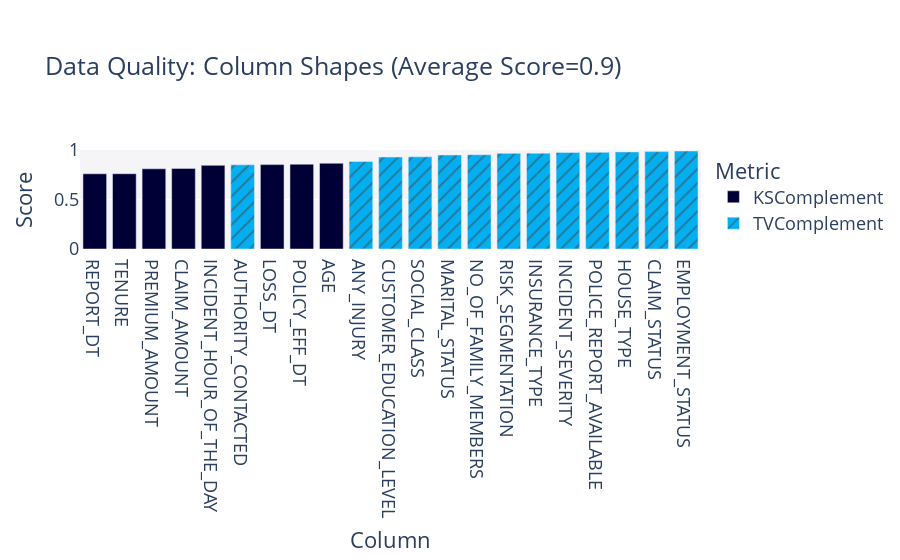

Write notebook code for a chart like this one.
### Code cell
quality_report.get_visualization(property_name='Column Shapes')

### Figure 1 — Plotly figure (JSON) as saved in the notebook; plotly's stock layout.template omitted (floating-point values rounded to 4 significant figures)
{"data": [{"alignmentgroup": "True", "customdata": [["KSComplement"], ["KSComplement"], ["KSComplement"], ["KSComplement"], ["KSComplement"], ["KSComplement"], ["KSComplement"], ["KSComplement"]], "hovertemplate": "<b>%{hovertext}</b><br><br>Metric=%{customdata[0]}<br>Score=%{y}<extra></extra>", "hovertext": ["POLICY_EFF_DT", "LOSS_DT", "REPORT_DT", "PREMIUM_AMOUNT", "CLAIM_AMOUNT", "AGE", "TENURE", "INCIDENT_HOUR_OF_THE_DAY"], "legendgroup": "KSComplement", "marker": {"color": "#000036", "pattern": {"shape": ""}}, "name": "KSComplement", "offsetgroup": "KSComplement", "orientation": "v", "showlegend": true, "textposition": "auto", "type": "bar", "x": ["POLICY_EFF_DT", "LOSS_DT", "REPORT_DT", "PREMIUM_AMOUNT", "CLAIM_AMOUNT", "AGE", "TENURE", "INCIDENT_HOUR_OF_THE_DAY"], "xaxis": "x", "y": [0.8565, 0.8523, 0.7596, 0.81, 0.8143, 0.8658, 0.7602, 0.8449], "yaxis": "y"}, {"alignmentgroup": "True", "customdata": [["TVComplement"], ["TVComplement"], ["TVComplement"], ["TVComplement"], ["TVComplement"], ["TVComplement"], ["TVComplement"], ["TVComplement"], ["TVComplement"], ["TVComplement"], ["TVComplement"], ["TVComplement"], ["TVComplement"]], "hovertemplate": "<b>%{hovertext}</b><br><br>Metric=%{customdata[0]}<br>Score=%{y}<extra></extra>", "hovertext": ["INSURANCE_TYPE", "MARITAL_STATUS", "EMPLOYMENT_STATUS", "NO_OF_FAMILY_MEMBERS", "RISK_SEGMENTATION", "HOUSE_TYPE", "SOCIAL_CLASS", "CUSTOMER_EDUCATION_LEVEL", "CLAIM_STATUS", "INCIDENT_SEVERITY", "AUTHORITY_CONTACTED", "ANY_INJURY", "POLICE_REPORT_AVAILABLE"], "legendgroup": "TVComplement", "marker": {"color": "#03AFF1", "pattern": {"shape": "/"}}, "name": "TVComplement", "offsetgroup": "TVComplement", "orientation": "v", "showlegend": true, "textposition": "auto", "type": "bar", "x": ["INSURANCE_TYPE", "MARITAL_STATUS", "EMPLOYMENT_STATUS", "NO_OF_FAMILY_MEMBERS", "RISK_SEGMENTATION", "HOUSE_TYPE", "SOCIAL_CLASS", "CUSTOMER_EDUCATION_LEVEL", "CLAIM_STATUS", "INCIDENT_SEVERITY", "AUTHORITY_CONTACTED", "ANY_INJURY", "POLICE_REPORT_AVAILABLE"], "xaxis": "x", "y": [0.9678, 0.9498, 0.9897, 0.9523, 0.966, 0.9805, 0.9308, 0.929, 0.9836, 0.9745, 0.8502, 0.8836, 0.9762], "yaxis": "y"}], "layout": {"barmode": "relative", "font": {"size": 18}, "legend": {"title": {"text": "Metric"}, "tracegroupgap": 0}, "margin": {"t": 150}, "plot_bgcolor": "#F5F5F8", "title": {"text": "Data Quality: Column Shapes (Average Score=0.9)"}, "xaxis": {"anchor": "y", "categoryorder": "total ascending", "domain": [0, 1], "title": {"text": "Column"}}, "yaxis": {"anchor": "x", "domain": [0, 1], "range": [0, 1], "title": {"text": "Score"}}}}
